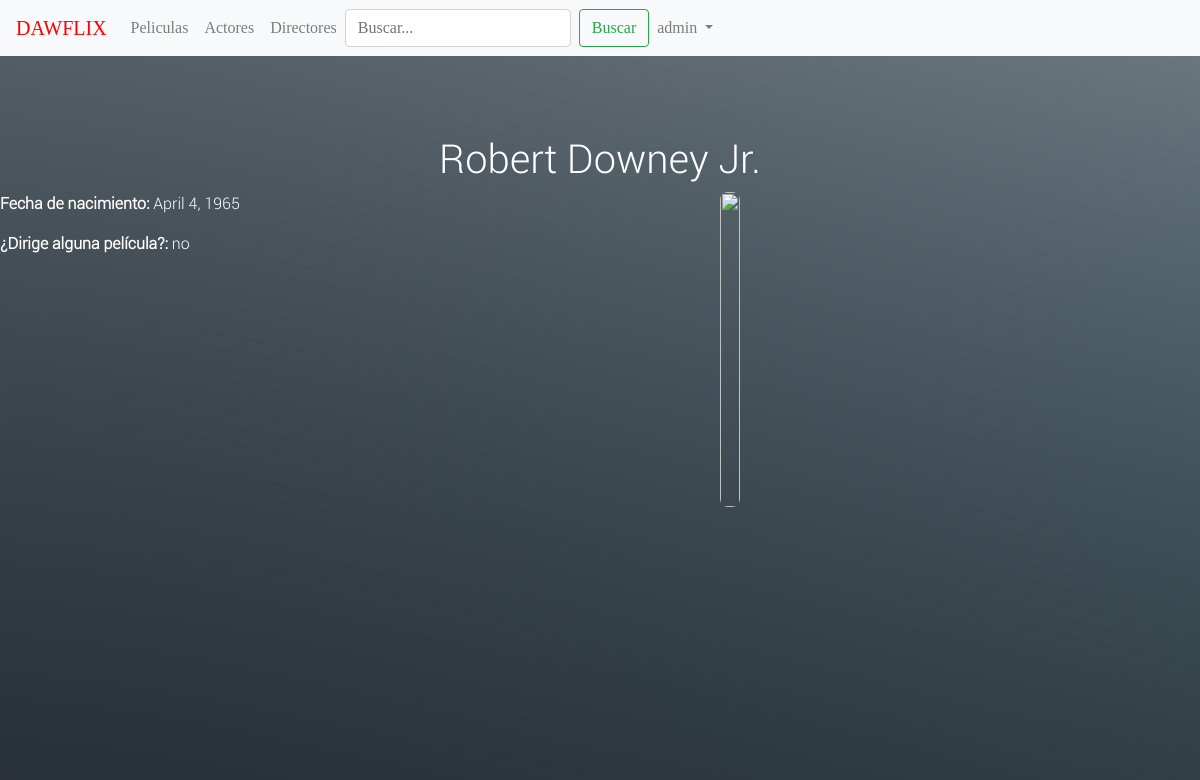
The page /videoclub/personas/5 (signed in) on the database its author committed.
### videoclub/models.py (models this page shows, shortened)
class Persona(models.Model):
    nombre = models.CharField(max_length=100, default="")
    date_of_birth = models.DateField(null=True, blank=True)
    date_of_death = models.DateField('Died', null=True, blank=True)
    esDirector = models.CharField(max_length=2, default="no",help_text="si/no , en minusculas todo")
    urlFoto = models.CharField(max_length=200, blank=False, default="https://www.w3schools.com/css/img_avatar.png")
    def get_foto(self):
        return self.urlFoto

### videoclub/views.py (the view)
# urls.py: url(r'^personas/(?P<pk>\d+)$', views.PersonaDetailView.as_view(), name='persona-detalle'),
class PersonaDetailView(LoginRequiredMixin, generic.DetailView):
    model = Persona
    template_name = 'videoclub/person_detail.html'

### videoclub/templates/videoclub/person_detail.html (shortened to what this page needs)
{% extends "base.html" %} {% block content %}
<h1 class="h1Titulo">{{ persona.nombre }}</h1>
<div style="display: flex;">
  <div>
    <p>
      <strong>Fecha de nacimiento:</strong> {{ persona.date_of_birth }}</p>
      <strong>¿Dirige alguna película?:</strong> {{persona.esDirector}}</p>
      <iframe width="720" height="480" src="https://www.youtube.com/embed/YMNL8m0uDKM" frameborder="0" allow="autoplay; encrypted-media" allowfullscreen></iframe>
  </div>
  <div style="float: right; margin-right: 2em;">
    <img class="image-responsive img-fluid imgPersonas image" src="{{ persona.get_foto }}" style="width:100%">
  </div>
</div>
{% endblock %}

### videoclub/templates/base.html (shortened to what this page needs)
{% load staticfiles %}
<!DOCTYPE html>
<html lang="en">
<head>
  <link rel="stylesheet" href="https://maxcdn.bootstrapcdn.com/bootstrap/4.0.0/css/bootstrap.min.css"
>
  <link rel="stylesheet" type="text/css" href="{% static 'styles.css' %}" />
  {% load static %}
  <link rel="stylesheet" href="{% static 'css/styles.css' %}">
</head>
<body>
  <nav class="navbar navbar-expand-lg navbar-light bg-light">
    <a class="navbar-brand DAWFLIX" href="/">DAWFLIX</a>
    <div class="collapse navbar-collapse" id="navbarSupportedContent">
      <ul class="navbar-nav mr-auto">
        <li class="nav-item">
          <a class="nav-link" href="{% url 'peliculas' %}">Peliculas</a>
        </li>
        <li class="nav-item">
          <a class="nav-link" href="{% url 'actores' %}">Actores</a>
        </li>
        <li class="nav-item">
          <a class="nav-link" href="{% url 'directores' %}">Directores</a>
        </li>
        <form class="form-inline my-2 my-lg-0" action="{% url 'search' %}" method="get">
          <input class="form-control mr-sm-2" type="search" placeholder="Buscar..." aria-label="Search" name="q">
          <button class="btn btn-outline-success my-2 my-sm-0" type="submit" value="Search">Buscar</button>
        </form>
        <div class="pull-right">
        <li class="nav-item dropdown">
          {% if user.is_authenticated %}
          <a class="nav-link dropdown-toggle" href="#" id="navbarDropdown" role="button" data-toggle="dropdown" aria-haspopup="true"
            aria-expanded="false">
            {{ user.get_username }}
          </a>
          {% else %}
          <li class="nav-item">
            <a href="{% url 'login'%}" role="button" class="nav-link" aria-haspopup="true" aria-expanded="false">Iniciar sesión</a>
          </li>
          {% endif %}
        </li>
        </div>
      </ul>
    </div>
  </nav>
  {% block content %}{% endblock %}
</body>
</html>

### videoclub/static/styles.css (style rules this page uses)
body { background: url('fondoLogin.jpg'); color: #fff; font-family: RobotoLight; }
nav { font-family: LemonMilklight; }
.DAWFLIX { color:red !important; }
.img-fluid { max-width: 240px; height: 315px; }
li { list-style-type: none; }
.imgPersonas { border-radius: 8px; }
.h1Titulo { text-align: center; margin-top:2em; }
.image { opacity: 1; display: block; width: 100%; transition: .5s ease; backface-visibility: hidden; }

### rows shown on the page
Persona: nombre "Robert Downey Jr.", date_of_birth "April 4, 1965", esDirector "no"

### other values the page prints
{{ user.get_username }} "admin"
